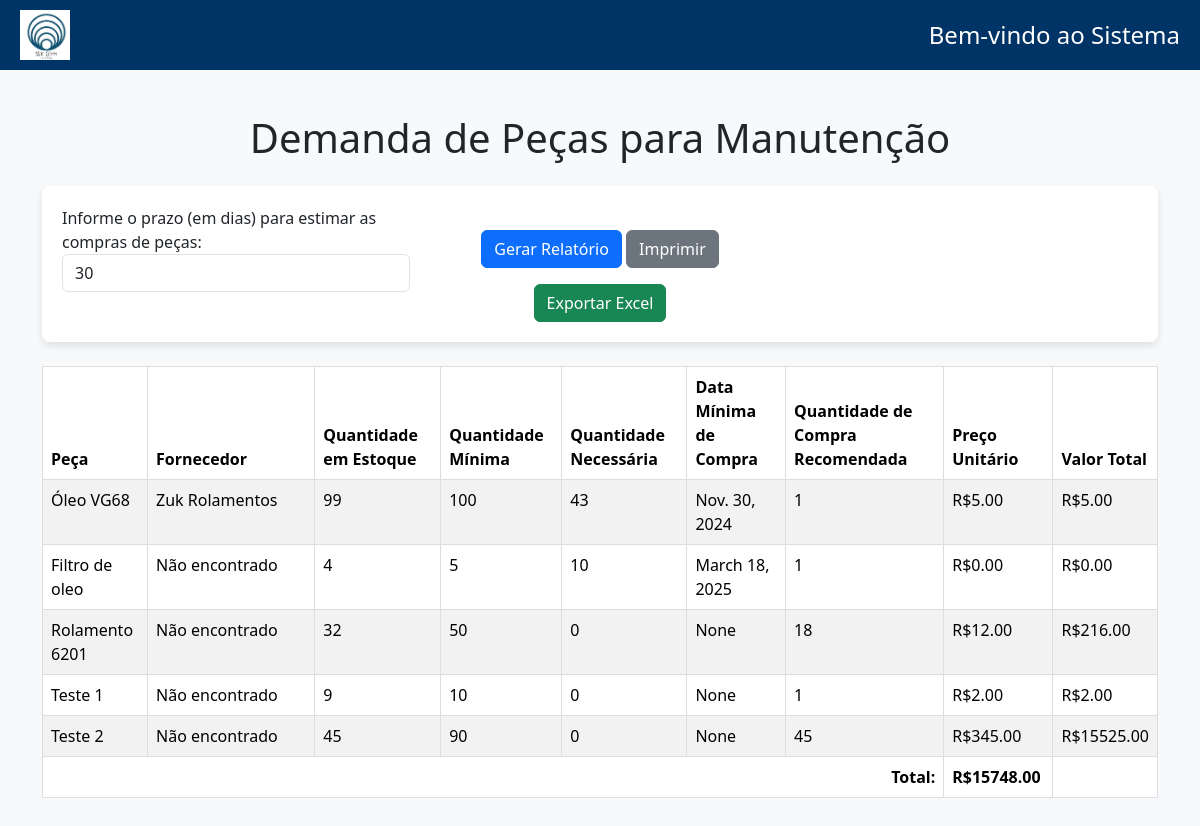
Screenshot of /pecas/ (signed in) with the database file from the repository.
### cadEstoque/models.py (models this page shows, shortened)
class Pecas(models.Model):
    descricao = models.CharField(max_length=255)
    codigo = models.CharField(max_length=100)
    estoque_minimo = models.IntegerField(default=0)
    estoque_atual = models.IntegerField(default=0)
    preco =  models.DecimalField(max_digits=10, decimal_places=2, default=0)
    unidade_medida = models.CharField(max_length=20)  # kg, unidade, metro, etc
    localizacao = models.CharField(max_length=100, help_text="Localização física no estoque")
    data_ultima_compra = models.DateField(null=True)
    vida_util = models.IntegerField(null=True, help_text="Vida útil em dias")
    fornecedor = models.ForeignKey(
        'CadFornecedor.Fornecedor',  # Relaciona ao modelo Fornecedor do app CadFornecedor
        on_delete=models.SET_NULL,
        related_name='pecas',
        null=True,
        blank=True
    )
    orcamentos = models.FileField(upload_to='orcamentos/', blank=True, null=True)
    foto = models.ImageField(upload_to='fotos_pecas/', null=True, blank=True)
    observacoes = models.TextField(null=True, blank=True)

### CadFornecedor/models.py (models this page shows)
class Fornecedor(models.Model):
    fornecedor = models.CharField(max_length=200)
    fornecedor_fone = models.CharField(max_length=200)
    fornecedor_site = models.CharField(max_length=200, null=True, blank=True)
    fornecedor_email = models.CharField(max_length=200, null=True, blank=True)
    rua = models.CharField(max_length=200, null=True, blank=True)
    numero = models.CharField(max_length=20, null=True, blank=True)
    bairro = models.CharField(max_length=20, null=True, blank=True)
    cidade = models.CharField(max_length=200, null=True, blank=True)
    cep = models.CharField(max_length=200, null=True, blank=True)
    estado = models.CharField(max_length=200, null=True, blank=True)
    contato = models.CharField(max_length=200, null=True, blank=True)
    cnpj = models.CharField(max_length=200, null=True, blank=True)
    inscricao_estadual = models.CharField(max_length=50, null=True, blank=True)
    prazo_entrega_medio = models.IntegerField(null=True, help_text="Prazo médio em dias")
    observacoes = models.TextField(null=True, blank=True)
    def __str__(self):
        return self.fornecedor

### GestaoPrev/models.py (models this page shows, shortened)
class ManutencaoPreventiva(models.Model):
    equipamento = models.ForeignKey(
        'CadEquip.Equipamento', on_delete=models.CASCADE, related_name='manutencoes'
    )
    pecas = models.ManyToManyField(
    'cadEstoque.Pecas',
    related_name='manutencoes',
    blank=True
    )
    tipo_calculo = models.CharField(max_length=100, choices=[('horas', 'Horas'), ('meses', 'Meses'), ('ambos', 'Ambos')])
    requer_parada = models.BooleanField(default=False)
    descricao = models.TextField()
    status = models.CharField(max_length=50, choices=[
        ('programada', 'Programada'),
        ('em_execucao', 'Em Execução'),
        ('atrasada', 'Atrasada')
    ], default='Programada')
    duracao_estimada = models.FloatField(help_text="Duração estimada em horas", null=True)
    duracao_real = models.FloatField(help_text="Duração real em horas", null=True)
    data_ultima_manutencao = models.DateField(null=True, blank=True)
    data_proxima_manutencao = models.DateField(null=True, blank=True)
    horimetro_atual = models.FloatField(null=True, blank=True)
    periodo_meses = models.IntegerField(null=True, blank=True)
    horas_intervalo = models.FloatField(null=True, blank=True)
    procedimentos = models.FileField(upload_to='procedimento_pdfs/', blank=True, null=True)

### relatorios/views.py (the view, shortened to what this page needs)
# urls.py: path('pecas/', gerar_relatorio_pecas, name='relatorio_pecas'),
@login_required
def gerar_relatorio_pecas(request):
    prazo_dias = int(request.GET.get('prazo', 30))  # Padrão configurado para 30 dias
    if prazo_dias > 0:
        data_futura = date.today() + timedelta(days=prazo_dias)
    else:
        data_futura = None
    pecas_necessarias = {}
    if data_futura:
        manutencoes = ManutencaoPreventiva.objects.filter(
            status__in=['programada', 'em_execucao'],
            data_proxima_manutencao__lte=data_futura
        )
        for manutencao in manutencoes:
            for pecas_manutencao in manutencao.pecas_necessarias.all():
                peca = pecas_manutencao.peca
                quantidade_necessaria = pecas_manutencao.quantidade
                if peca not in pecas_necessarias:
                    pecas_necessarias[peca] = {
                        "fornecedor": peca.fornecedor,
                        'quantidade_necessaria': 0,
                        'quantidade_estoque': peca.estoque_atual,
                        'estoque_minimo': peca.estoque_minimo,
                        'preco_unitario': peca.preco,
                        'data_primeira_demanda': manutencao.data_proxima_manutencao
                    }
                pecas_necessarias[peca]['quantidade_necessaria'] += quantidade_necessaria
                if manutencao.data_proxima_manutencao < pecas_necessarias[peca]['data_primeira_demanda']:
                    pecas_necessarias[peca]['data_primeira_demanda'] = manutencao.data_proxima_manutencao
    pecas_baixo_estoque = Pecas.objects.filter(estoque_atual__lt=F('estoque_minimo'))
    for peca in pecas_baixo_estoque:
        if peca not in pecas_necessarias:
            pecas_necessarias[peca] = {
                'quantidade_necessaria': 0,
                'quantidade_estoque': peca.estoque_atual,
                'estoque_minimo': peca.estoque_minimo,
                'preco_unitario': peca.preco,
                'data_primeira_demanda': None
            }
    valor_total_compra = 0
    for peca, dados in pecas_necessarias.items():
        if dados['quantidade_estoque'] < dados['estoque_minimo']:
            dados['quantidade_compra_recomendada'] = dados['estoque_minimo'] - dados['quantidade_estoque']
        else:
            estoque_faltante = dados['quantidade_necessaria'] - (dados['quantidade_estoque'] - dados['estoque_minimo'])
            dados['quantidade_compra_recomendada'] = max(estoque_faltante, 0)
        dados['valor_total'] = dados['quantidade_compra_recomendada'] * dados['preco_unitario']
        valor_total_compra += dados['valor_total']
    return render(request, 'relatorios/pecas.html', {
        'pecas_necessarias': pecas_necessarias,
        'data_futura': data_futura,
        'prazo_dias': prazo_dias,
        'valor_total_compra': valor_total_compra
    })

### relatorios/templates/relatorios/pecas.html (shortened to what this page needs)
{% extends 'base.html' %}
{% block content %}
<!DOCTYPE html>
<html lang="pt-br">
<head>
    <link href="https://cdn.jsdelivr.net/npm/bootstrap@5.3.2/dist/css/bootstrap.min.css" rel="stylesheet">
</head>
<body>
    <div class="container mt-4">
        <h1 class="text-center mb-4">Demanda de Peças para Manutenção</h1>
        <form method="GET" class="form-container">
            <div class="row g-3">
                <div class="col-md-4">
                    <div class="form-group">
                        <label for="prazo">Informe o prazo (em dias) para estimar as compras de peças:</label>
                        <input type="number" name="prazo" id="prazo" class="form-control" value="{{ prazo_dias }}" min="0">
                    </div>
                </div>
                <div class="col-md-4 text-center mt-4">
                    <button type="submit" class="btn btn-primary">Gerar Relatório</button>
                    <button type="submit" class="btn btn-secondary" name="imprimir" value="true">Imprimir</button>
                    <button type="submit" class="btn btn-success" name="exportar_excel" value="true">Exportar Excel</button>
                </div>
            </div>
        </form>
        {% if data_futura %}
            <table class="table table-striped mt-4">
                <thead>
                    <tr>
                        <th>Peça</th>
                        <th>Fornecedor</th>
                        <th>Quantidade em Estoque</th>
                        <th>Quantidade Mínima</th>
                        <th>Quantidade Necessária</th>
                        <th>Data Mínima de Compra</th>
                        <th>Quantidade de Compra Recomendada</th>
                        <th>Preço Unitário</th>
                        <th>Valor Total</th>
                    </tr>
                </thead>
                <tbody>
                    {% for peca, dados in pecas_necessarias.items %}
                        <tr>
                            <td>{{ peca.descricao }}</td>
                            {% if dados.fornecedor %}
                                <td style="width: 15%;">{{ dados.fornecedor }}</td>
                            {% else %}
                                <td style="width: 15%;">Não encontrado</td>
                            {% endif %}
                            <td>{{ dados.quantidade_estoque }}</td>
                            <td>{{ dados.estoque_minimo }}</td>
                            <td>{{ dados.quantidade_necessaria }}</td>
                            <td>{{ dados.data_primeira_demanda }}</td>
                            <td>{{ dados.quantidade_compra_recomendada }}</td>
                            <td>R${{ dados.preco_unitario|floatformat:2 }}</td>
                            <td>R${{ dados.valor_total|floatformat:2 }}</td>
                        </tr>
                    {% endfor %}
                    <tr>
                        <td colspan="7" style="text-align: right; font-weight: bold;">Total:</td>
                        <td style="font-weight: bold;">R${{ valor_total_compra|floatformat:2 }}</td>
                    </tr>
                </tbody>
            </table>
        {% else %}
            <p class="text-center">Por favor, informe um prazo para gerar o relatório.</p>
        {% endif %}
    </div>
</body>
</html>
{% endblock %}

### gestaoOS/static/css/style.css (style rules this page uses)
body { font-family: Garamond, sans-serif; margin: 0; padding: 0; background-color: #f9f9f9; color: #333; }
.container { padding: 20px; max-width: 800px; margin: 0 auto; }
.btn { padding: 5px 10px; text-decoration: none; border-radius: 4px; transition: background-color 0.3s; }
table { width: 100%; border-collapse: collapse; margin-top: 20px; }
table, th, td { border: 1px solid #ddd; }
th, td { padding: 10px; text-align: left; }
th { background-color: #f1f1f1; }
tr:nth-child(even) { background-color: #f9f9f9; }
input, select, textarea { width: 100%; }

### relatorios/templates/relatorios/pecas.html (style rules this page uses)
body { background-color: #f8f9fa; }
.form-container { background: #ffffff; border-radius: 8px; padding: 20px; box-shadow: 0 4px 8px rgba(0,0,0,0.1); }
.form-group { margin-bottom: 1rem; }
.btn { margin-top: 1rem; }
table { margin-top: 20px; background: white; border-collapse: collapse; }
th, td { border: 1px solid #ddd; padding: 8px; text-align: left; }
th { background-color: #007BFF; color: white; }

### rows the page displays
Pecas: descricao "Óleo VG68", fornecedor "Zuk Rolamentos", quantidade_estoque "99", estoque_minimo "100", quantidade_necessaria "43", data_primeira_demanda "Nov. 30, 2024", quantidade_compra_recomendada "1", preco_unitario "5.00", valor_total "5.00"
Pecas: descricao "Filtro de oleo", shows "Não encontrado", quantidade_estoque "4", estoque_minimo "5", quantidade_necessaria "10", data_primeira_demanda "March 18, 2025", quantidade_compra_recomendada "1", preco_unitario "0.00", valor_total "0.00"
Pecas: descricao "Rolamento 6201", shows "Não encontrado", quantidade_estoque "32", estoque_minimo "50", quantidade_necessaria "0", data_primeira_demanda "None", quantidade_compra_recomendada "18", preco_unitario "12.00", valor_total "216.00"
Pecas: descricao "Teste 1", shows "Não encontrado", quantidade_estoque "9", estoque_minimo "10", quantidade_necessaria "0", data_primeira_demanda "None", quantidade_compra_recomendada "1", preco_unitario "2.00", valor_total "2.00"
Pecas: descricao "Teste 2", shows "Não encontrado", quantidade_estoque "45", estoque_minimo "90", quantidade_necessaria "0", data_primeira_demanda "None", quantidade_compra_recomendada "45", preco_unitario "345.00", valor_total "15525.00"
